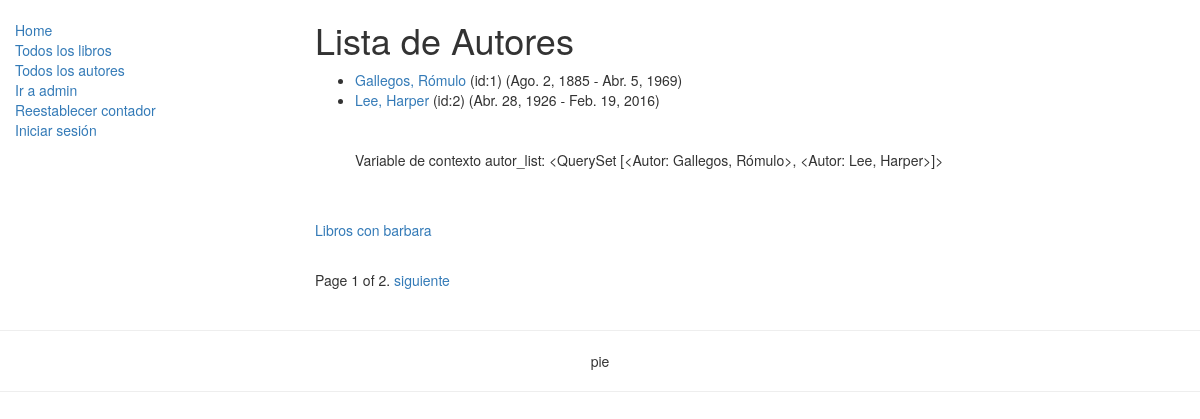
The page /catalogo/autores/ on the database its author committed.
### catalogo/models.py (models this page shows)
class Autor(models.Model):
    nombre = models.CharField(max_length=100)
    apellido = models.CharField(max_length=100)
    nacimiento = models.DateField(null=True, blank=True)
    muerte = models.DateField('Muerte', null=True, blank=True)
    def get_absolute_url(self):
        return reverse('autorDetalles', args=[str(self.id)])
    def __str__(self):
        return '%s, %s' % (self.apellido, self.nombre)
    class Meta:
        ordering = ['apellido']

### catalogo/views.py (the view)
# urls.py: urlpatterns = [path('', views.inicio, name='vistaHome'), path('libros/', views.LibroVistaLista.as_view(), name='todosLoslibros'), path('libros/conbarbara', views.LibroVistaListaConBarbara.as_view(), n
class VistaListaGenAutores(generic.ListView):
    model = Autor
    paginate_by = 2

### catalogo/templates/catalogo/autor_list.html (shortened to what this page needs)
{% extends "base1.html" %}
{% block content %}
    <h1>Lista de Autores</h1>
    {% if autor_list %}
    <ul>
      {% for objetoX in autor_list %}
      <li>
        <a href="{{ objetoX.get_absolute_url }}">
      {{ objetoX }} </a>(id:{{ objetoX.id }}) ({{objetoX.nacimiento}} - {% if objetoX.muerte %}{{objetoX.muerte}}{% endif %})
      </li>
      {% endfor %}
    <br>
    <br>
    <p>Variable de contexto autor_list: {{ autor_list }}</p>
    </ul>
    <br>
    {% else %}
      <p>No hay libros en la biblioteca.</p>
    {% endif %}
    <br>
    <p><a href="{% url 'librosConBarbara' %}">Libros con barbara</a></p>
{% endblock %}

### rows shown on the page
Autor: apellido+nombre "Gallegos, Rómulo", id "1", nacimiento "Ago. 2, 1885", muerte "Abr. 5, 1969", apellido+nombre "<QuerySet [<Autor: Gallegos, Rómulo>, <Autor: Lee, Harper>]>"
Autor: apellido+nombre "Lee, Harper", id "2", nacimiento "Abr. 28, 1926", muerte "Feb. 19, 2016"

### other values the page prints
{{ page_obj.number }} "1"
{{ page_obj.paginator.num_pages }} "2"
